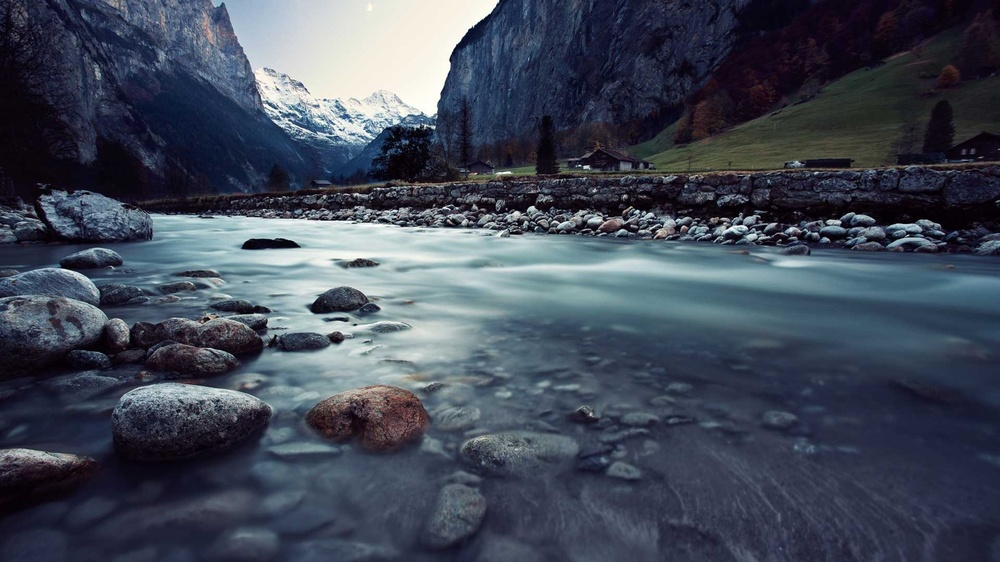
#> input picture odev_1/doga.jpg, 1000 x 562 px, shrunk from 1920 x 1080 before the run, found by its file name
$ python odev_1.py
#> lines starting #> are read from the running program, lines starting #| are printed output that depends on the picture
# -*- coding: utf-8 -*-

import cv2
import os
from matplotlib import pyplot as plt

#Dosya yolu alma
full_path = os.path.realpath(__file__)
path, filename = os.path.split(full_path)

def main():
    #resim dosyasını açıp okuma
    image = cv2.imread(path+'\\'+'doga.jpg', cv2.IMREAD_GRAYSCALE)
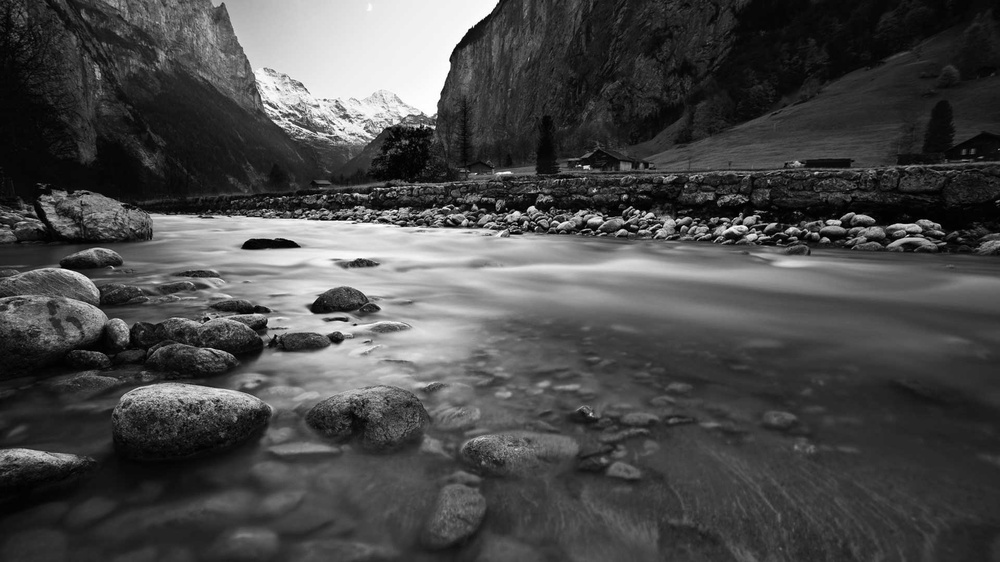
#> image: shape (562, 1000); min 0, max 255, mean 73.3

    # Histogramı saklamak için bir dizi oluşturun
    histogram = [0] * 256

    # Görüntüyü dönerek histogramı hesaplayın
    for row in image:
        for pixel_value in row:
            histogram[pixel_value] += 1
#> after the loop, histogram = 256 values, max 8302 at index 8, min 98 at index 255, mean 2195.3

    # Histogramı ekrana yazdırın
    for i, count in enumerate(histogram):
        print(f'Piksel değeri {i}: {count} piksel')
#> this loop made 256 passes
#> count on passes 1 to 3: 421, 487, 1162
#| Piksel değeri 0: 421 piksel
#| Piksel değeri 1: 487 piksel
#| Piksel değeri 2: 1162 piksel
#| Piksel değeri 3: 1584 piksel
#| Piksel değeri 4: 2405 piksel
#| Piksel değeri 5: 2430 piksel
#| Piksel değeri 6: 4232 piksel
#| Piksel değeri 7: 4594 piksel
#> (further printed lines are left out)

    #Histogramın grafiğini çizme matplotlib ile
    plt.plot(histogram)
    plt.show()
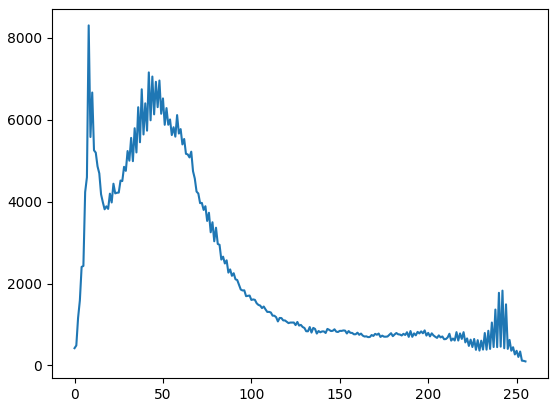
#> figure drawn by matplotlib, 1 panel; curve peaks at x = 8, y = 8302

if __name__ == "__main__" :
    main()
